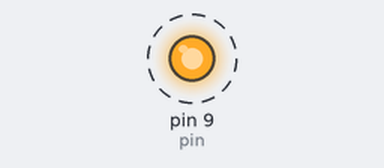
A sketch run on a simulated Arduino Uno, built with avr-gcc and run on an emulated ATmega328P. Parts: output pins drawn as LEDs (lit = HIGH). Dashed ring = blinking.

Above: at 0.5 s.
Timing chart, 0 to 4.6 s (numbered marks = the images above):
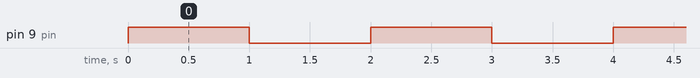

Measured:
- by itself, pin 9 (pin): alternates HIGH for 1.0 s and LOW for 1.0 s

The sketch:

Arduino_.ino
```cpp
/*int led = 9;
int brightness = 5;
fadeAmount = 0; */

int pin= 9;

void setup()

{
  pinMode(pin, OUTPUT);
}

void loop() {

  digitalWrite(pin,HIGH);
  delay (1000);
  digitalWrite (pin,LOW);
  delay(1000);
}

/*  digitalWrite(led,0);

  brightness = 0 + 5;


brightness == 0 || brightness == 255) {
    fadeAmount = -fadeAmount ;
  }*/
```
